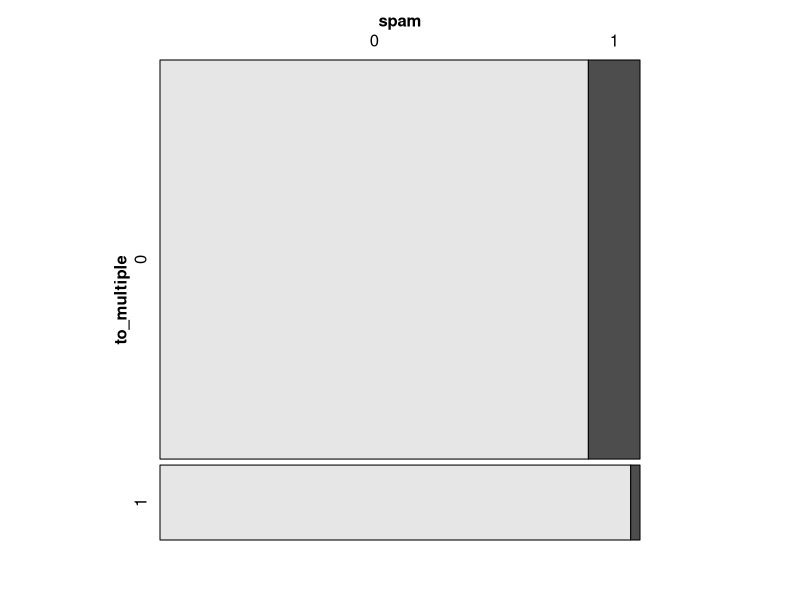
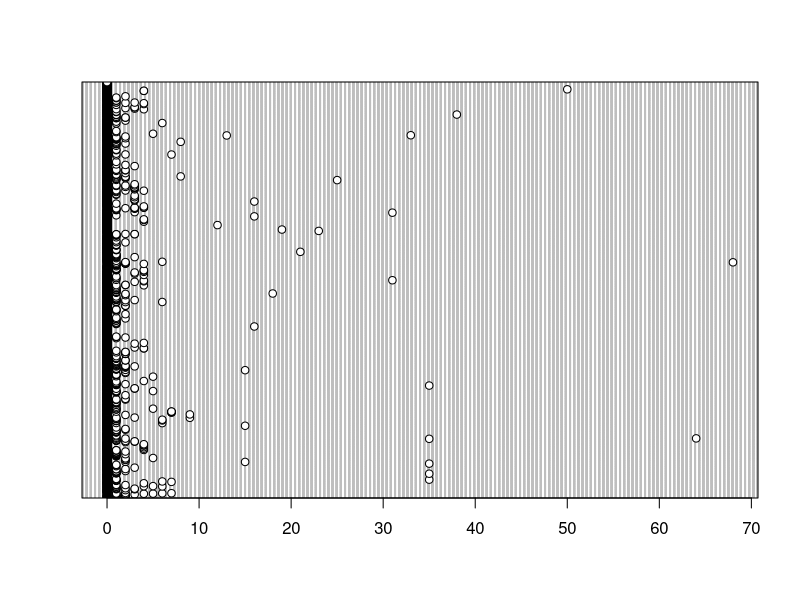
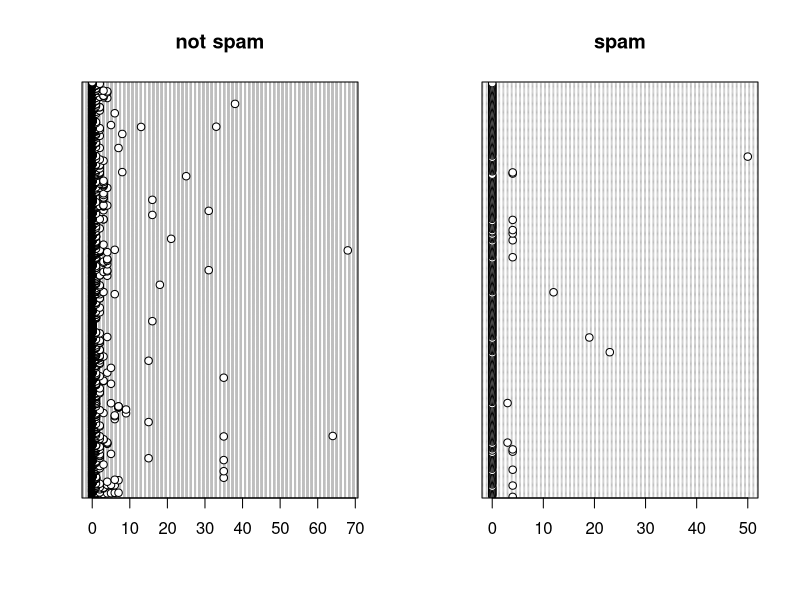
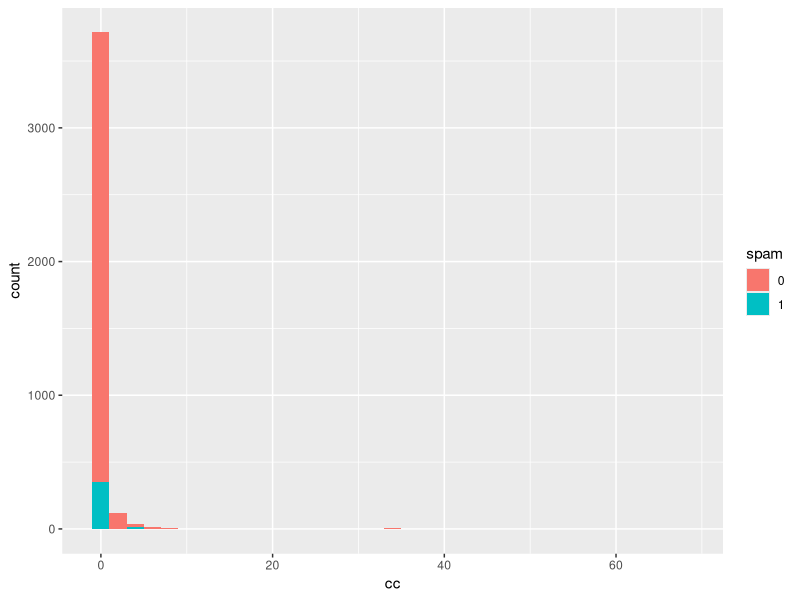
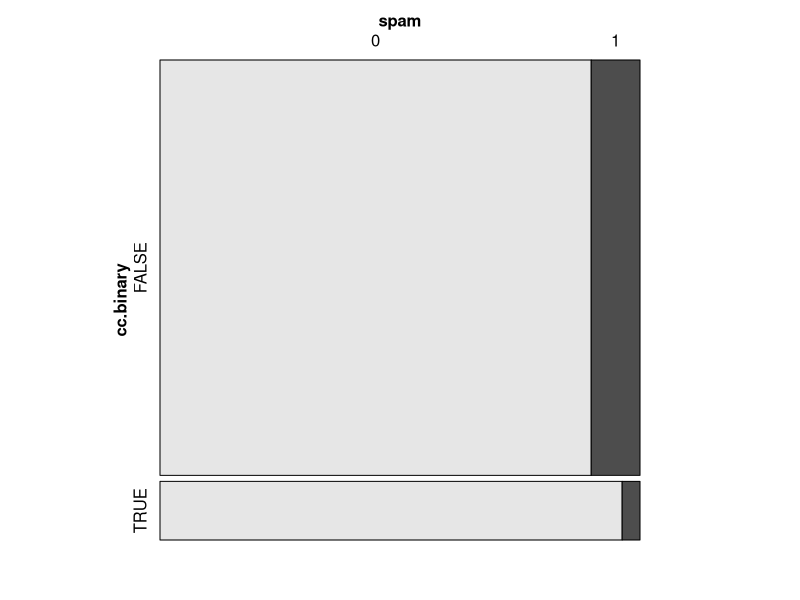

Write R code to recreate these figures, in order.
#--------
#Email data analysis
#Author: Ngoc M. Tran
#Date: September 2nd, 2017
#--------
#data source: OS3
#data desccription: OS3. See: email-descrip.txt
#More on this dataset: OS3, section 1.2 to 1.6
#--------------- 
#--- Question in this analysis: which variables are good indicators for spam?

#--- in this class, we will put formally describe this dataset from start to finish

#------------
#--- set home folder, load data
setwd("~/gitfolders/358K/codes")
#packages I use for plotting
library(ggplot2) 
library(vcd)
#clear memory, read in data
rm(list = ls())
data <- read.csv("data/email.csv", header=TRUE)

#------
#STEP ONE: check types of your variables
#------
#see what the data looks like
head(data)
#list all variables
names(data)

#-- make sure that R has the correct data types
convert <- function(obj,types){
    for (i in 1:length(obj)){
        FUN <- switch(types[i],character = as.character, 
                                   numeric = as.numeric, 
                                   factor = as.factor, date = as.Date, time = time)
        obj[,i] <- FUN(obj[,i])
    }
    obj
}

#set the target types of the various columns
numcol = dim(data)[2]
type.target = rep("factor", numcol)
type.target[c(1:numcol)[names(data) == "cc"]] <- "numeric"
type.target[c(1:numcol)[names(data) == "image"]] <- "numeric"
type.target[c(1:numcol)[names(data) == "attach"]] <- "numeric"
type.target[c(1:numcol)[names(data) == "dollar"]] <- "numeric"
type.target[c(1:numcol)[names(data) == "inherit"]] <- "numeric"
type.target[c(1:numcol)[names(data) == "viagra"]] <- "numeric"
type.target[c(1:numcol)[names(data) == "password"]] <- "numeric"
type.target[c(1:numcol)[names(data) == "num_char"]] <- "numeric"
type.target[c(1:numcol)[names(data) == "line_breaks"]] <- "numeric"
type.target[c(1:numcol)[names(data) == "exclaim_mess"]] <- "numeric"
type.target[c(1:numcol)[names(data) == "time"]] <- "date"

#check: names and target types
cbind(names(data), type.target)
#convert
data <- convert(data, type.target)

#check the names vs actual types
sapply(data, class)
#quick summary for each variable
summary(data)

#------
#Step 2: rapidly describe: spam vs X. 
#------
#keep a vector of interesting variables, to be examined more later.
#recall: numcol = number of variables
interesting <- rep("no", numcol)
#turn into a dataframe with names
interesting <- data.frame(t(interesting))
names(interesting) <- names(data)
interesting$spam <- "yes"


#----spam vs to_multiple
#check the type of to_multiple
class(data$to_multiple)
#try out a few things
table(data$to_multiple,data$spam)
mosaic(spam ~ to_multiple, data=data)
#take-away: if to_multiple = 1, more likely to be spam. 
interesting$to_multiple <- "yes"

#----spam vs from
class(data$from)
table(data$from, data$spam)
table(data$from)
#only 3 emails have no "from" field, and they are all spam. 
#take-away: no "from" field = spam. No need for further examinations.

#---spam vs cc
class(data$cc)
#is numeric. first check: dotchart
dotchart(data$cc)
#has a variety of values. Concentrated in 0,1,2 etc
#dotchart spam vs cc
par(mfrow = c(1,2))
dotchart(data$cc[data$spam == 0], main = "not spam")
dotchart(data$cc[data$spam == 1], main = "spam")
par(mfrow = c(1,1))
#both have many 0's. Spam has 0 or many. not spam has 0,1,2, etc
#a table can be helpful
table(data$spam, data$cc)
#histogram
ggplot(data, aes(x=cc, fill = spam)) + geom_histogram(binwidth=2)
#further visualizations unlikely to be helpful due to large number of 0's.
#recode cc into a categorical variable with values: 0, > 0
data$cc.binary <- factor(data$cc > 0)
table(data$spam, data$cc.binary)
mosaic(spam ~ cc.binary, data =data)
#take-away: has cc --> LESS likely to be spam. 
interesting$cc <- "yes"

#------ More analysis: see class output



